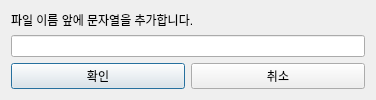
<?xml version="1.0" encoding="UTF-8"?>
<ui version="4.0">
 <class>Dialog</class>
 <widget class="QDialog" name="Dialog">
  <property name="geometry">
   <rect>
    <x>0</x>
    <y>0</y>
    <width>376</width>
    <height>100</height>
   </rect>
  </property>
  <property name="windowTitle">
   <string>Dialog</string>
  </property>
  <layout class="QGridLayout" name="gridLayout">
   <item row="0" column="0" colspan="2">
    <widget class="QLabel" name="label">
     <property name="text">
      <string>파일 이름 앞에 문자열을 추가합니다.</string>
     </property>
    </widget>
   </item>
   <item row="1" column="0" colspan="2">
    <widget class="QLineEdit" name="LE_str"/>
   </item>
   <item row="2" column="0">
    <widget class="QPushButton" name="BTN_confirm">
     <property name="text">
      <string>확인</string>
     </property>
    </widget>
   </item>
   <item row="2" column="1">
    <widget class="QPushButton" name="BTN_cancel">
     <property name="text">
      <string>취소</string>
     </property>
    </widget>
   </item>
  </layout>
 </widget>
 <resources/>
 <connections/>
</ui>
